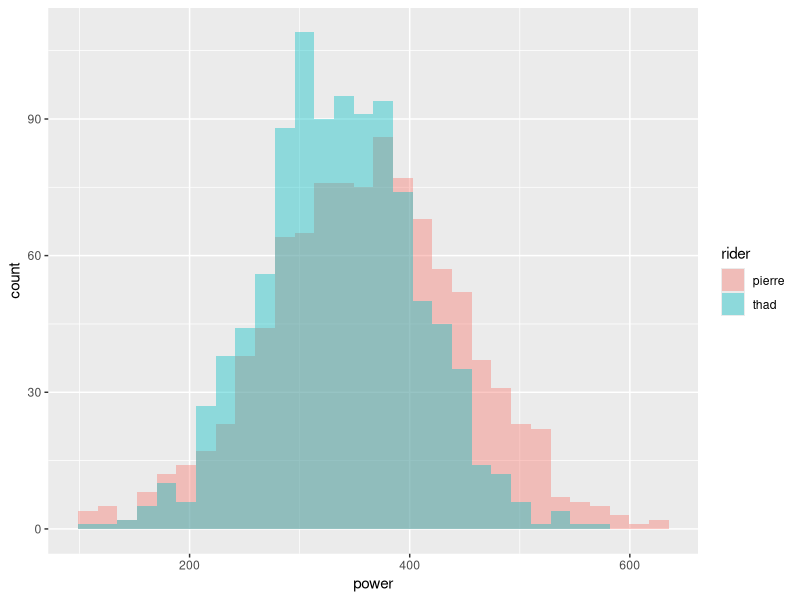
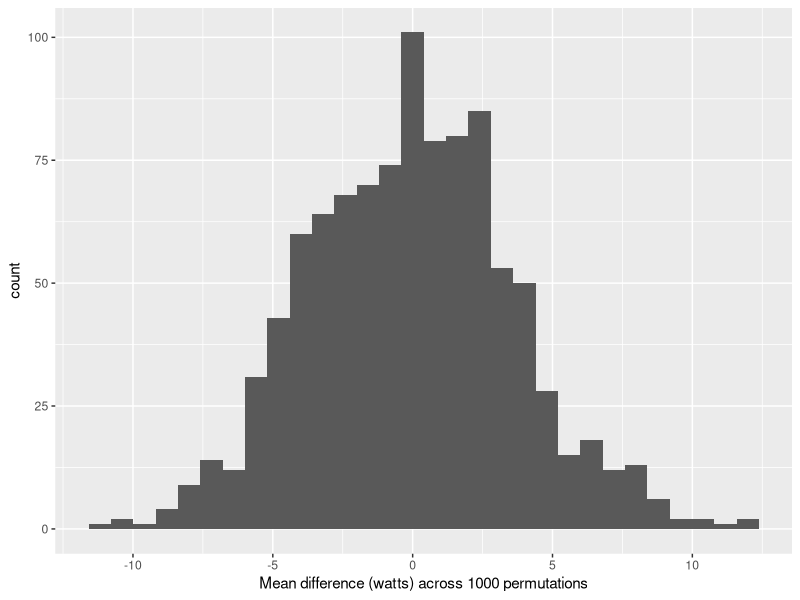

The R script that drew these images, in order:
## ---- chunk 1
#load ggplot
library(ggplot2); library(purrr)

#set seed for reproducibility
set.seed(2^5)

#create fake cycling power data
pierre <- rnorm(1000, 360, sd=90)
thad <- rnorm(1000, 340, sd=70)
## ---- chunk 2
#plot the histgrams
df <- data.frame(power=c(pierre, thad), rider=c(rep("pierre", 1000), rep("thad", 1000)))
ggplot(df, aes(power, fill=rider)) +
  geom_histogram(alpha = 0.4, position="identity")

#observed mean difference
mean_diff <- round(mean(pierre) - mean(thad))
## ---- chunk 3
#function to permute and find mean difference
permute_fxn <- function(i){
  rows <- rnorm(1000)>0
  p_permute <- c(pierre[!rows], thad[rows])
  t_permute <- c(pierre[rows], thad[!rows])
  mean(p_permute) - mean(t_permute)
}

#run permutation fxn to generate mean difference distribution-trying out Hadley's "map" syntax
diff_permute <- map_dbl(1:1000, permute_fxn)
## ---- chunk 4
#plot the distribution of mean difference
df_permute <- data.frame(permute=diff_permute)
ggplot(df_permute, aes(permute)) +
  geom_histogram() +
  xlab("Mean difference (watts) across 1000 permutations")

#mean difference 95%
diff_range <- round(quantile(diff_permute, probs = c(0.025, 0.975)), 1)
